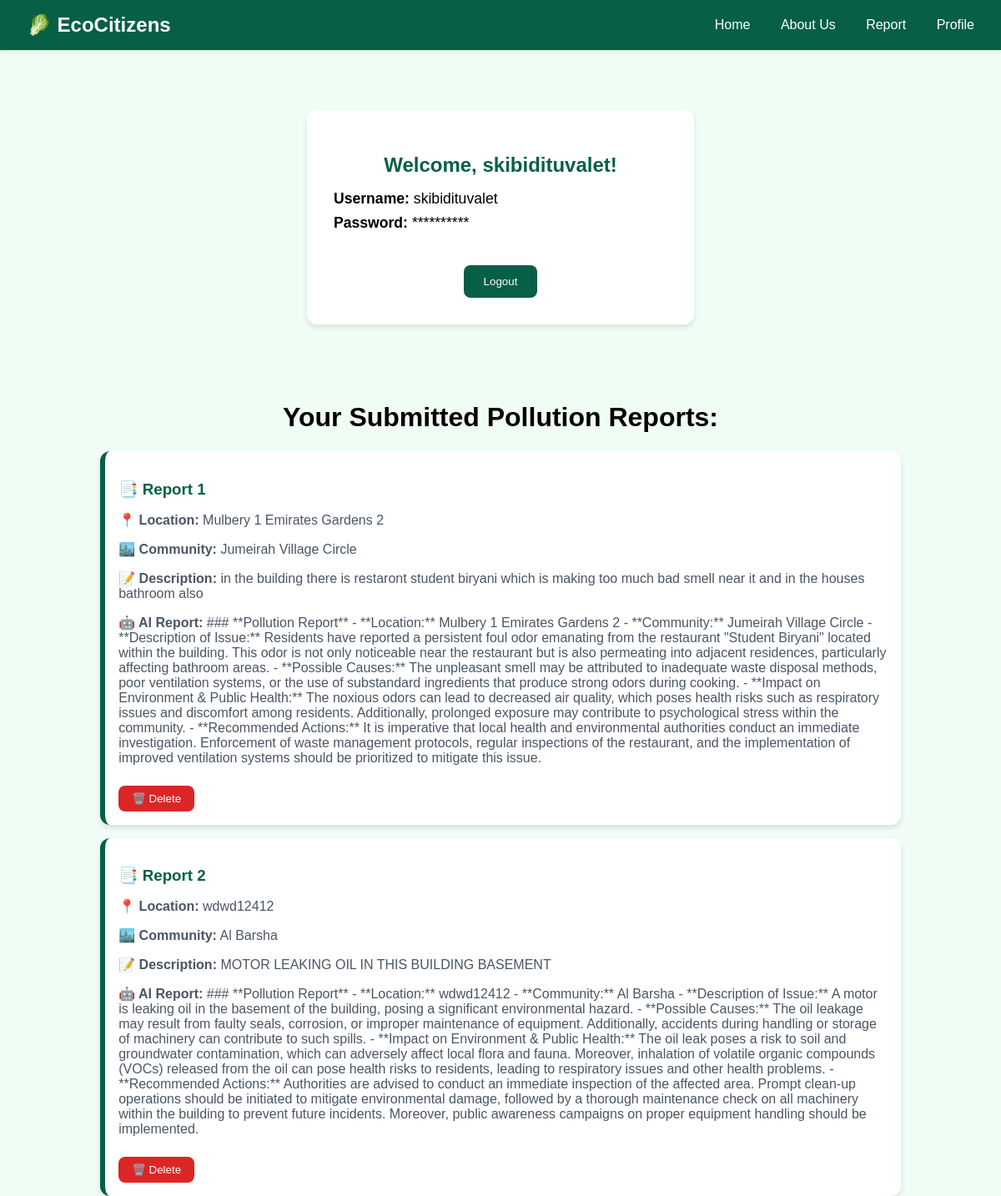
The app's page /profile (signed in) with its own data.
### app.py (models this page shows)
class User(db.Model, UserMixin):
    id = db.Column(db.Integer, primary_key=True)
    username = db.Column(db.String(20), nullable=False, unique=True)
    password = db.Column(db.String(80), nullable=False)

class PollutionReport(db.Model):
    id = db.Column(db.Integer, primary_key=True)
    location = db.Column(db.String(200), nullable=False)
    community = db.Column(db.String(100), nullable=False)  # ADD THIS
    description = db.Column(db.Text, nullable=False)
    ai_response = db.Column(db.Text)

### app.py (the view)
@app.route('/profile')
@login_required
def profile():
    reports = PollutionReport.query.all()
    return render_template('profile.html',reports=reports)

### app.py (called while the page is built)
@login_manager.user_loader
def load_user(user_id):
    return User.query.get(int(user_id))

### templates/profile.html (shortened to what this page needs)
<!DOCTYPE html>
<html lang="en">
<head>
  <link rel="stylesheet" href="{{ url_for('static', filename='styles.css') }}">
</head>
<body class="bg-green-100">
  <nav class="navbar">
    <div class="logo">
      <a href="{{ url_for('home') }}" class="logo-link">🥬 EcoCitizens</a>
    </div>
    <div class="nav-links">
      <a href="{{ url_for('home') }}" class="logo-link">Home</a>
      <a href="{{ url_for('about') }}" class="logo-link">About Us</a>
      <a href="{{ url_for('report') }}" class="logo-link">Report</a>
      {% if current_user.is_authenticated %}
      <a href="{{ url_for('profile') }}" class="logo-link">Profile</a>
      {% else %}
      <a href="{{ url_for('login') }}" class="logo-link">Accounts/Status</a>
      {% endif %}
    </div>
  </nav>
  <div class="container">
    <div class="profile-container">
      <h2>Welcome, {{ current_user.username }}!</h2>
      <div class="profile-details">
        <p><strong>Username:</strong> {{ current_user.username }}</p>
        <p><strong>Password:</strong> **********</p>
      </div>
      <form method="POST" action="{{ url_for('logout') }}">
        <button type="submit" class="btn-logout">Logout</button>
      </form>
    </div>
  </div>
  <div class="container" style="padding: 0rem 1.5rem;">
    <h1>Your Submitted Pollution Reports:</h1>
    <div class="reports-list">
      {% for report in reports %}
        <div class="report-card">
          <h3>📑 Report {{ loop.index }}</h3>
          <p><strong>📍 Location:</strong> {{ report.location }}</p>
          <p><strong>🏙️ Community:</strong> {{ report.community }}</p>
          <p><strong>📝 Description:</strong> {{ report.description }}</p>
          <p><strong>🤖 AI Report:</strong> {{ report.ai_response }}</p>
          <form method="POST" action="{{ url_for('delete_report', report_id=report.id) }}">
            <button type="submit" class="btn-delete">🗑️ Delete</button>
          </form>
        </div>
      {% endfor %}
    </div>
  </div>
</body>
</html>

### static/styles.css (style rules this page uses)
body { background-color: #f0fdf4; font-family: Arial, sans-serif; margin: 0; padding: 0; }
.navbar { background-color: #065f46; color: white; padding: 1rem; display: flex; justify-content: space-between; align-items: center; box-shadow: 0 2px 4px rgba(0, 0, 0, 0.1); }
.logo { font-size: 1.5rem; font-weight: bold; }
.container { max-width: 1200px; margin: 0 auto; padding: 2.5rem 1rem; }
.container { text-align: center; }
.logo-link { text-decoration: none; color: white; padding: 0.5rem 1rem; background-color: #065f46; border-radius: 0.5rem; transition: background-color 0.3s; }
.reports-list { display: flex; flex-direction: column; gap: 1rem; align-items: center; }
.report-card { background-color: white; width: 80%; padding: 1rem; border-radius: 0.75rem; box-shadow: 0 4px 6px rgba(0, 0, 0, 0.1); border-left: 6px solid #065f46; transition: transform 0.2s ease-in-out; text-align: left; }
.report-card h3 { color: #065f46; margin-bottom: 0.5rem; }
.report-card p { color: #4b5563; margin-bottom: 0.5rem; }
.btn-delete { background-color: #dc2626; color: white; padding: 0.5rem 1rem; border: none; border-radius: 0.5rem; cursor: pointer; margin-top: 1rem; transition: background-color 0.3s; }

### templates/profile.html (style rules this page uses)
.profile-container { max-width: 400px; margin: 2rem auto; background: #fff; padding: 2rem; border-radius: 0.75rem; box-shadow: 0 4px 6px rgba(0, 0, 0, 0.1); text-align: center; }
.profile-container h2 { color: #065f46; margin-bottom: 1rem; }
.profile-details { text-align: left; margin: 1rem 0; }
.profile-details p { font-size: 1.1rem; margin: 0.5rem 0; }
.btn-logout { margin-top: 1.5rem; padding: 0.75rem 1.5rem; background-color: #065f46; color: #fff; border: none; border-radius: 0.5rem; cursor: pointer; transition: background-color 0.3s; }

### records on screen
User: username "skibidituvalet"
PollutionReport: location "Mulbery 1 Emirates Gardens 2", community "Jumeirah Village Circle", description "in the building there is restaront student biryani which is making too much bad smell near it and in the houses bathroom also", ai_response "### **Pollution Report** - **Location:** Mulbery 1 Emirates Gardens 2 - **Community:** Jumeirah Village Circle - **Description of Issue:** Residents have reported a persistent foul odor emanating from the restaurant \"Student Biryani\" located within the building. This odor is not only noticeable near the restaurant but is also permeating into adjacent residences, particularly affecting bathroom areas. - **Possible Causes:** The unpleasant smell may be attributed to inadequate waste disposal methods, poor ventilation systems, or the use of substandard ingredients that produce strong odors during cooking. - **Impact on Environment & Public Health:** The noxious odors can lead to decreased air…"
PollutionReport: location "wdwd12412", community "Al Barsha", description "MOTOR LEAKING OIL IN THIS BUILDING BASEMENT", ai_response "### **Pollution Report** - **Location:** wdwd12412 - **Community:** Al Barsha - **Description of Issue:** A motor is leaking oil in the basement of the building, posing a significant environmental hazard. - **Possible Causes:** The oil leakage may result from faulty seals, corrosion, or improper maintenance of equipment. Additionally, accidents during handling or storage of machinery can contribute to such spills. - **Impact on Environment & Public Health:** The oil leak poses a risk to soil and groundwater contamination, which can adversely affect local flora and fauna. Moreover, inhalation of volatile organic compounds (VOCs) released from the oil can pose health risks to residents,…"
